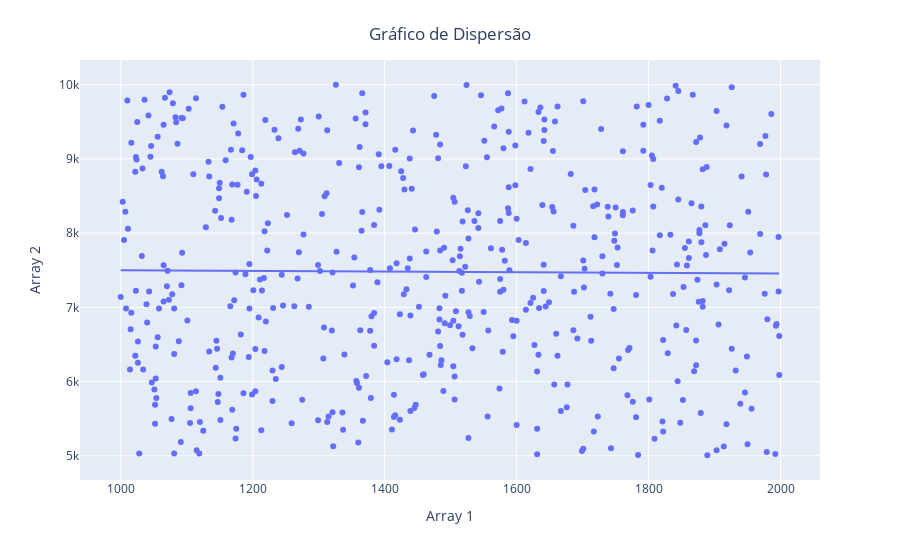

Notebook code cell kept with this figure:
### Code cell
fig_3 = px.scatter(x=arr1, 
                   y=arr2, 
                   trendline='ols')

fig_3.update_layout(  xaxis_title="Array 1",
                      yaxis_title="Array 2",
                      title={'text': "Gráfico de Dispersão",
                            'y':0.95,
                            'x':0.5,
                            'xanchor': 'center',
                            'yanchor': 'top'})

fig_3.show()

### Figure 1 — Plotly figure (JSON) as saved in the notebook; plotly's stock layout.template omitted (floating-point values rounded to 4 significant figures; data arrays with more than 128 entries replaced by an {"elided": "..."} marker saying what was removed)
{"data": [{"hovertemplate": "x=%{x}<br>y=%{y}<extra></extra>", "legendgroup": "", "marker": {"color": "#636efa", "symbol": "circle"}, "mode": "markers", "name": "", "orientation": "v", "showlegend": false, "type": "scatter", "x": {"elided": "500 int values"}, "xaxis": "x", "y": {"elided": "500 int values"}, "yaxis": "y"}, {"hovertemplate": "<b>OLS trendline</b><br>y = -0.0424044 * x + 7541.16<br>R<sup>2</sup>=0.000080<br><br>x=%{x}<br>y=%{y} <b>(trend)</b><extra></extra>", "legendgroup": "", "marker": {"color": "#636efa", "symbol": "circle"}, "mode": "lines", "name": "", "showlegend": false, "type": "scatter", "x": {"elided": "500 int values"}, "xaxis": "x", "y": {"elided": "500 float values"}, "yaxis": "y"}], "layout": {"legend": {"tracegroupgap": 0}, "margin": {"t": 60}, "title": {"text": "Gráfico de Dispersão", "x": 0.5, "xanchor": "center", "y": 0.95, "yanchor": "top"}, "xaxis": {"anchor": "y", "domain": [0, 1], "title": {"text": "Array 1"}}, "yaxis": {"anchor": "x", "domain": [0, 1], "title": {"text": "Array 2"}}}}
